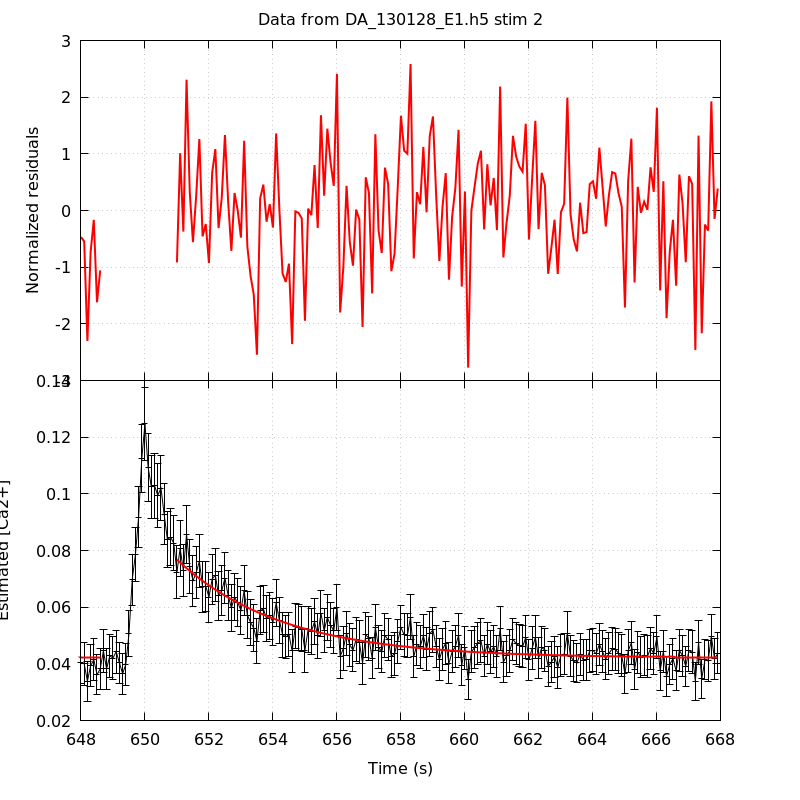

Write gnuplot code to recreate this figure.
unset key
set grid
set multiplot title 'Data from DA_130128_E1.h5 stim 2' noenhanced layout 2,1 margins 0.1,0.9,0.1,0.95 spacing 0,0
set ylabel 'Normalized residuals'
set xtics format ''
plot 'DA_130128_E1_aba_RatioFit_s2' using 1:4 with lines linecolor rgb 'red' linewidth 2
set format x '%g'
set xlabel 'Time (s)'
set ylabel 'Estimated [Ca2+]'
plot 'DA_130128_E1_aba_CaRatio_s2' using 1:2:($3*1.96) with yerrorlines \
     linecolor rgb 'black' linewidth 1,                \
     'DA_130128_E1_aba_RatioFit_s2' using 1:3 with lines linecolor rgb 'red'\
     linewidth 2
unset multiplot
